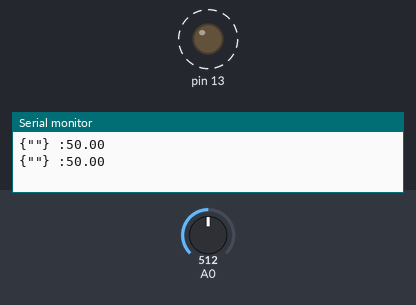
The sketch below on a simulated Arduino Uno, built with avr-gcc and run on an emulated ATmega328P. Shown: output pins drawn as LEDs (lit = HIGH), the last lines printed to the serial monitor. Dashed ring = blinking. The inputs (shaded band) are chosen by the test bench; at power-on: A0 = 512.

Above: at 2.4 s.
2.5 s: A0 set to 716
At 3.35 s:
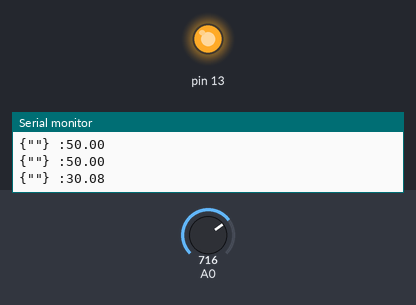
At 4.5 s:
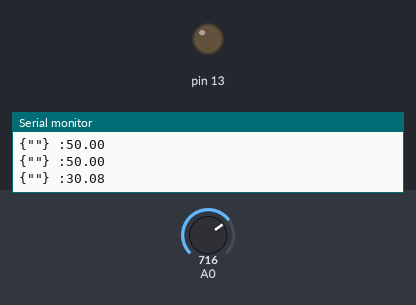
6.0 s: A0 set to 511
Timing chart, 0 to 15.5 s (numbered marks = the images above; inputs shaded):
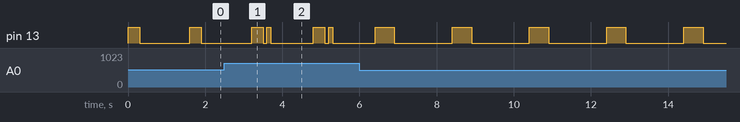

Measured:
- by itself, pin 13: alternates HIGH for 0.50 s and LOW for 1.5 s

The sketch:

sketch_oct04a.ino
```cpp
int a0;
float sensor_val;
void setup() {
  Serial.begin(9600);
  pinMode(13, OUTPUT);
}
float calc(int analog_val) {
  return (1-((float)analog_val/1024))*100;
}

void alarm_high(){
  digitalWrite(13, HIGH);   // turn the LED on (HIGH is the voltage level)
  delay(300);              // wait for a second
  digitalWrite(13, LOW);    // turn the LED off by making the voltage LOW
  delay(100);              // wait for a second
   digitalWrite(13, HIGH);   // turn the LED on (HIGH is the voltage level)
  delay(100);              // wait for a second
  digitalWrite(13, LOW);    // turn the LED off by making the voltage LOW
  delay(100);              // wait for a second
}

void alarm_mid(){
  digitalWrite(13, HIGH);
  delay(300);
  digitalWrite(13, LOW);
  delay(300);
}
void alarm_low(){
  digitalWrite(13, HIGH);   // turn the LED on (HIGH is the voltage level)
  delay(500);              // wait for a second
  digitalWrite(13, LOW);    // turn the LED off by making the voltage LOW
  delay(500);              // wait for a second
}

void alarm_error(){
  digitalWrite(13,HIGH);
}

void loop() {
  a0 = analogRead(A0);
  sensor_val = calc(a0);
  Serial.print("{\"""\"} :");
  Serial.print(sensor_val);
  Serial.print("\n");
  if(sensor_val <= 0.00){
    alarm_error();
  }else if(sensor_val <= 33.98){
    alarm_high();
  }else if(sensor_val <= 50){
    alarm_mid();
  }else if(sensor_val <= 80) {
    alarm_low();
  }

  delay(1000);
}
```
